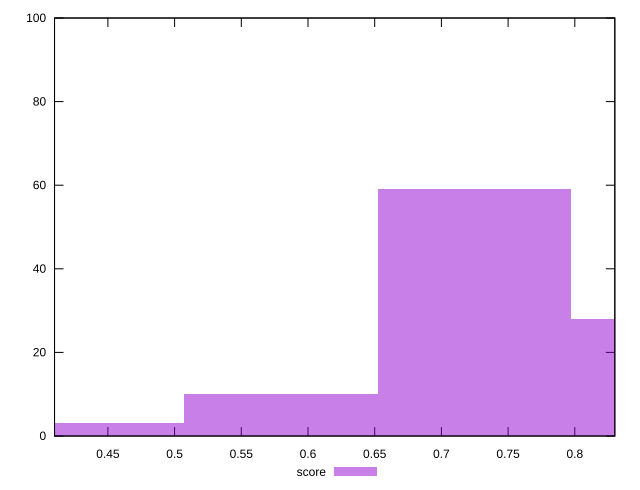

Write the gnuplot code that produced this figure.
reset

$score <<EOF
0.5798810639227204 10
0.7248513299034005 59
0.8698215958840807 28
0.43491079794204035 3
EOF

set key outside below
set boxwidth 0.1449702659806801
set xrange [0.41:0.83]
set yrange [0:100]
set trange [0:100]
set style fill transparent solid 0.5 noborder
set terminal svg size 640, 490 enhanced background rgb 'white'
set output "report_00013_2021-02-09T12-04-24.940Z/first-cpu-idle/samples/pages+cached+noadtech+nomedia+nocss/score/histogram.svg"

plot $score title "score" with boxes

reset
